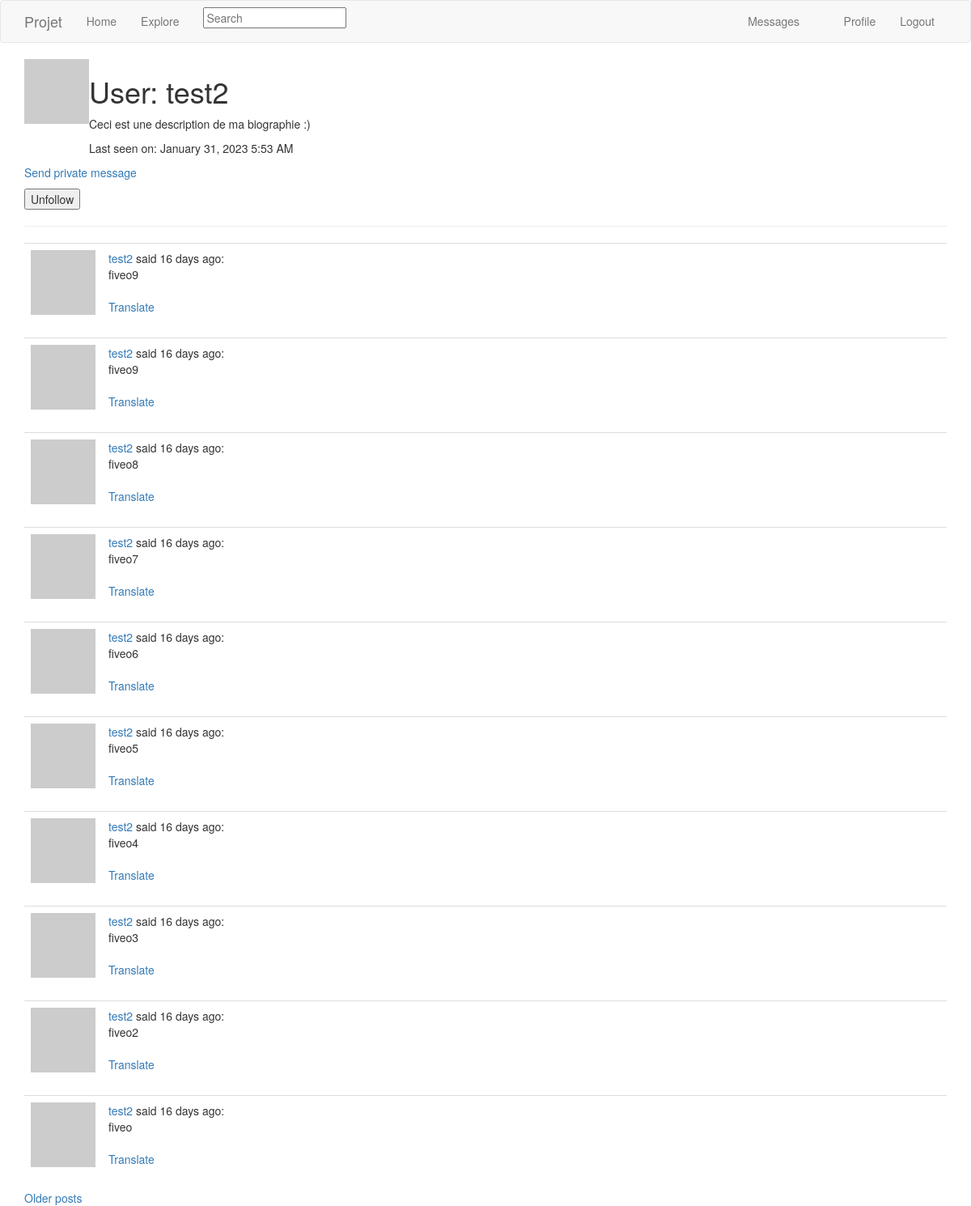
/user/test2 (signed in), run on the app's committed database.
### app/models.py (models this page shows, shortened)
class User(UserMixin, db.Model):
    id = db.Column(db.Integer, primary_key=True)
    username = db.Column(db.String(64), index=True, unique=True)
    email = db.Column(db.String(120), index=True, unique=True)
    password_hash = db.Column(db.String(128))
    posts = db.relationship('Post', backref='author', lazy='dynamic')
    about_me = db.Column(db.String(140))
    last_seen = db.Column(db.DateTime, default=datetime.utcnow)
    followed = db.relationship(
                    'User',
                    secondary = followers,
                    primaryjoin = (followers.c.follower_id == id),
                    secondaryjoin = (followers.c.followed_id == id),
                    backref = db.backref('followers', lazy = 'dynamic'),
                    lazy = 'dynamic'
               )
    messages_sent = db.relationship('Message',
                                    foreign_keys='Message.sender_id',
                                    backref='author',
                                    lazy='dynamic')
    messages_received = db.relationship('Message',
                                        foreign_keys='Message.recipient_id',
                                        backref='recipient',
                                        lazy='dynamic')
    last_message_read_time = db.Column(db.DateTime)
    notifications = db.relationship('Notification', backref='user',
                                    lazy='dynamic')
    def avatar(self, size):
        digest = md5(self.email.lower().encode('utf-8')).hexdigest()
        return 'https://www.gravatar.com/avatar/{}?d=identicon&s={}'\
               .format(digest, size)
    def is_following(self, user):
        return self.followed.filter(
            followers.c.followed_id == user.id).count() > 0
    def new_messages(self):
        last_read_time = self.last_message_read_time or datetime(1900, 1, 1)
        return Message.query.filter_by(recipient=self).filter(
            Message.timestamp > last_read_time).count()

class SearchableMixin(object):
    @classmethod
    def before_commit(cls, session):
        print(session.new)
        print(session.dirty)
        print(session.deleted)
        session._changes = {
            'add': list(session.new),       # pending object
            'update': list(session.dirty),  # changes detect
            'delete': list(session.deleted) # mark as delete
        }
    @classmethod
    def after_commit(cls, session):
        for obj in session._changes['add']:
            if isinstance(obj, SearchableMixin):
                add_to_index(obj.__tablename__, obj)
        for obj in session._changes['update']:
            if isinstance(obj, SearchableMixin):
                add_to_index(obj.__tablename__, obj)
        for obj in session._changes['delete']:
            if isinstance(obj, SearchableMixin):
                remove_from_index(obj.__tablename__, obj)
        session._changes = None

class Post(SearchableMixin, db.Model):
    __searchable__ = ['body']
    id = db.Column(db.Integer, primary_key=True)
    body = db.Column(db.String(140))
    timestamp = db.Column(db.DateTime, index=True, default=datetime.utcnow)
    user_id = db.Column(db.Integer, db.ForeignKey('user.id'))
    language = db.Column(db.String(5))

### app/main/routes.py (the view)
@bp.route('/user/<username>')
@login_required
def user(username):
    user = User.query.filter_by(username=username).first_or_404()
    page = request.args.get('page', 1, type=int)
    posts = user.posts.order_by(Post.timestamp.desc()).paginate(
        page=page, per_page=current_app.config['POSTS_PER_PAGE'],
        error_out=False)
    next_url = url_for('main.user', username=user.username,
                       page=posts.next_num) \
               if posts.has_next else None
    prev_url = url_for('main.user', username=user.username,
                       page=posts.prev_num) \
               if posts.has_prev else None
    form = EmptyForm()
    return render_template('user.html', user=user, posts=posts.items,
                           form=form, next_url=next_url, prev_url=prev_url)

### app/main/forms.py
class SearchForm(FlaskForm):
    q = StringField(_l('Search'), validators=[DataRequired()])
    def __init__(self, *args, **kwargs):
        if 'formdata' not in kwargs:
            kwargs['formdata'] = request.args
        if 'meta' not in kwargs:
            kwargs['meta'] = {'csrf': False}
        super(SearchForm, self).__init__(*args, **kwargs)

class EmptyForm(FlaskForm):
    submit = SubmitField(_l('Submit'))

### app/main/routes.py (called while the page is built)
@bp.before_app_request
def before_request():
    if current_user.is_authenticated:
        current_user.last_seen = datetime.utcnow()
        db.session.commit()
        g.search_form = SearchForm()
    g.locale = str(get_locale())

### app/models.py (called while the page is built)
@login.user_loader
def load_user(id):
    return User.query.get(int(id))

### app/templates/user.html (shortened to what this page needs)
{% extends "base.html" %}
{% block app_content %}
    <table>
        <tr valign="top">
            <td><img src="{{ user.avatar(128) }}"></td>
            <td>
                <h1>User: {{ user.username }}</h1>
                {% if user.about_me %}<p>{{ user.about_me }}</p>{% endif %}
                {% if user.last_seen %}<p>Last seen on: {{ moment(user.last_seen).format('LLL') }}</p>{% endif %}
            </td>
        </tr>
    </table>
    {% if user != current_user %}
    <p>
        <a href="{{ url_for('main.send_message', recipient=user.username) }}">
            {{ _('Send private message') }}
        </a>
    </p>
    {% endif %}
    {% if user == current_user %}
    <p><a href="{{ url_for('main.edit_profile') }}">Edit your profile</a></p>
    {% else %}
    <p>
        <form action="{{ url_for('main.unfollow', username = user.username) }}" method="post">
            {{ form.submit(value = 'Unfollow') }}
        </form>
    </p>
    {% endif %}
    <hr>
    {% for post in posts %}
        {% include '_post.html' %}
    {% endfor %}
    {% if next_url %}
    <a href="{{ next_url }}">Older posts</a>
    {% endif %}
{% endblock %}

### app/templates/base.html (shortened to what this page needs)
{% extends 'bootstrap/base.html' %}
{% block navbar %}
    <nav class="navbar navbar-default">
        <div class="container">
            <div class="navbar-header">
                <a class="navbar-brand" href="{{ url_for('main.index') }}">Projet</a>
            </div>
            <div class="collapse navbar-collapse" id="bs-example-navbar-collapse-1">
                <ul class="nav navbar-nav">
                    <li><a href="{{ url_for('main.index') }}">{{ _('Home') }}</a></li>
                    <li><a href="{{ url_for('main.explore') }}">{{ _('Explore') }}</a></li>
                </ul>
                <ul class="nav navbar-nav navbar-right">
                    {% if current_user.is_anonymous %}
                    <li><a href="{{ url_for('auth.login') }}">{{ _('Login') }}</a></li>
                    {% else %}
                    <li>
                        <a href="{{ url_for('main.messages') }}">{{ _('Messages') }}
                            {% set new_messages = current_user.new_messages() %}
                        </a>
                    </li>
                    <li><a href="{{ url_for('main.user', username=current_user.username) }}">{{ _('Profile') }}</a></li>
                    <li><a href="{{ url_for('auth.logout') }}">{{ _('Logout') }}</a></li>
                    {% endif %}
                </ul>
                {% if g.search_form %}
                <form class="navbar-form navbar-left" method="get" action="{{ url_for('main.search') }}">
                    <div class="form-group">
                        {{ g.search_form.q(size=20, class='form=control',
                           placeholder=g.search_form.q.label.text) }}
                    </div>
                </form>
                {% endif %}
            </div>
        </div>
    </nav>
{% endblock %}
{% block content %}
    <div class="container">
        {% block app_content %}{% endblock %}
    </div>
{% endblock %}

### app/templates/_post.html (shortened to what this page needs)
    <table class="table table-hover">
        <tr>
            <td width="50px">
                <a href="{{ url_for('main.user', username=post.author.username) }}">
                    <img src="{{ post.author.avatar(70) }}" />
                </a>
            </td>
            <td>
                {{ _('%(username)s said %(when)s', username=user_link,
                   when=moment(post.timestamp).fromNow()) }}:
                <br>
                <span id="post{{ post.id }}">{{ post.body }}</span>
                {% if post.language and post.language != g.locale %}
                <br><br>
                <span id="translation{{ post.id }}">
                    <a href="javascript:translate(
                        '#post{{ post.id }}',
                        '#translation{{ post.id }}',
                        '{{ post.language }}',
                        '{{ g.locale }}');">{{ _('Translate') }}</a>
                </span>
                {% endif %}
            </td>
        </tr>
    </table>

### data on the page
User: username "test2", about_me "Ceci est une description de ma biographie :)", last_seen "January 31, 2023 5:53 AM"
Post: body "fiveo9"
Post: body "fiveo9"
Post: body "fiveo8"
Post: body "fiveo7"
Post: body "fiveo6"
Post: body "fiveo5"
Post: body "fiveo4"
Post: body "fiveo3"
Post: body "fiveo2"
Post: body "fiveo"
